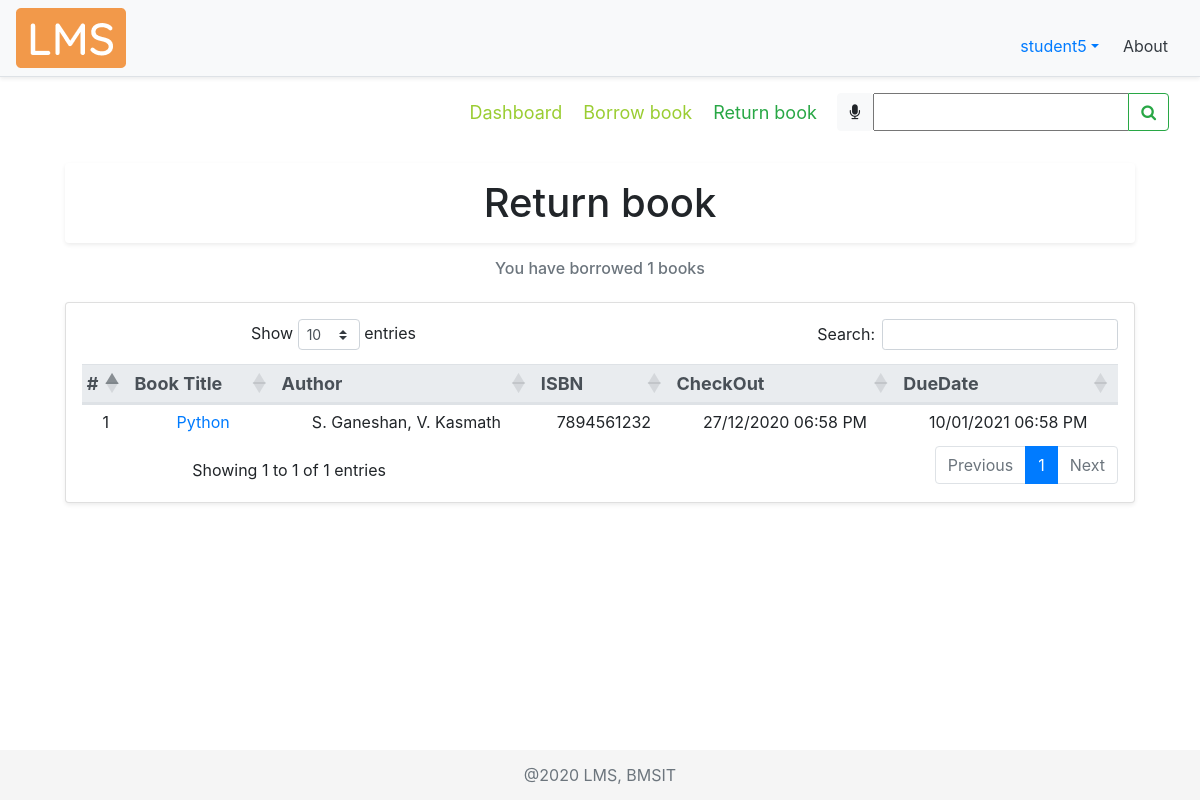
Page /returnbook/ (signed in) on the committed database.
### account/models.py (models this page shows, shortened)
class Account(AbstractBaseUser):
    COURSES = (
        ("ISE", "Information Science Engineering"),
        ("CSE", "Computer Science Engineering"),
        ("ECE", "Electronics and Communication Engineering"),
        ("ME", "Mechanical Engineering"),
        ("ETE", "Electronics and Telecommunication Engineering"),
        ("EEE", "Electrical and Electronics Engineering"),
        ("CIV", "Civil Engineering"),
        ("MCA", "Master of Computer Applications"),
        ("AI&ML", "Artificial Intelligence and Machine Learning")
    )
    SEM = (
        (1, 1),
        (2, 2),
        (3, 3),
        (4, 4),
        (5, 5),
        (6, 6),
        (7, 7),
        (8, 8),
    )
    email = models.EmailField(verbose_name="email",
                              max_length=50, unique=True, help_text="Email id")
    username = models.CharField(
        max_length=30, unique=True, help_text="Username")
    fName = models.CharField(max_length=20, help_text='First name')
    mName = models.CharField(
        max_length=20, help_text='Middle name', blank=True)
    lName = models.CharField(max_length=20, help_text='Last name', blank=True)
    streetAddr = models.CharField(
        max_length=50, help_text="Street Address", null=True)
    district = models.CharField(max_length=20, null=True, help_text="District")
    state = models.CharField(max_length=20, null=True, help_text="State")
    pinCode = models.CharField(max_length=6, null=True, help_text="PIN Code", validators=[RegexValidator(
        regex='[0-9]{6}', message="Enter a valid Postal Identification Number", code="invalid_pinCode")])
    phoneNum = models.CharField(max_length=10, null=True, blank=True, help_text="Phone number", validators=[
                                RegexValidator(regex='[0-9]{10}', message="Enter a valid Phone Number", code="invalid_phoneNum")])
    USN = models.CharField(max_length=10, null=True, unique=True, blank=True, help_text="University Serial Number", validators=[
                           RegexValidator(regex='[1-4]{1}[a-zA-Z]{2}[0-9]{2}[a-zA-Z]{2}[0-9]{3}', message="Enter a valid USN", code="invalid_USN")])
    course = models.CharField(max_length=50, null=True,
                              choices=COURSES, blank=True, help_text="Branch")
    sem = models.PositiveSmallIntegerField(
        null=True, choices=SEM, blank=True, help_text="Semester")
    salary = models.CharField(max_length=6, null=True, blank=True, help_text="Salary", validators=[
                              RegexValidator(regex='[0-9]{5,6}', message="Enter a valid Salary", code="invalid_salary")])
    date_joined = models.DateTimeField(
        verbose_name='date joined', auto_now_add=True)
    last_login = models.DateTimeField(verbose_name='last login', auto_now=True)
    is_admin = models.BooleanField(default=False)
    is_active = models.BooleanField(default=True)
    is_staff = models.BooleanField(default=False)
    is_superuser = models.BooleanField(default=False)
    USERNAME_FIELD = 'email'
    REQUIRED_FIELDS = ['username', 'fName']
    objects = MyAccountManager()

### libraryApp/models.py (models this page shows, shortened)
class BOOK(models.Model):
    GENRE = (
        ("CS", "Computer Science"),
        ("MATH", "Mathematics"),
        ("ELE", "Electronics"),
        ("TC", "Telecommunication"),
        ("CHE", "Chemistry"),
        ("PHY", "Physics"),
        ("MEC", "Mechanics"),
        ("EVS", "Environmental Science"),
        ("BIO", "Bioengineering"),
        ("BUS", "Business Skills"),
    )
    bookTitle = models.CharField(max_length=50, help_text="Book Title")
    genre = models.CharField(max_length=30, null=True,
                             choices=GENRE, help_text="Category")
    pubYear = models.CharField(
        max_length=4, null=True, help_text="Year of publication")
    isbn = models.CharField(max_length=13, null=True, unique=True,
                            help_text="International Standard Book Number")
    librarianID = models.ForeignKey(
        settings.AUTH_USER_MODEL, null=True, on_delete=models.CASCADE, help_text="Librarian ID")
    pubID = models.ForeignKey(
        PUBLISHER, null=True, on_delete=models.CASCADE, help_text="Publisher ID")
    authorID = models.ManyToManyField(AUTHOR, help_text="Authors")

class BORROWEDBOOK(models.Model):
    checkOut = models.DateTimeField(
        auto_now_add=True, null=True, help_text="Check out date")
    dueDate = models.DateTimeField(null=True, blank=True, help_text="Due date")
    checkIn = models.DateTimeField(
        auto_now_add=False, null=True, blank=True, help_text="Check in date")
    userID = models.ForeignKey(
        settings.AUTH_USER_MODEL, null=True, on_delete=models.CASCADE, help_text="User ID")
    bookID = models.ForeignKey(
        BOOK, null=True, on_delete=models.CASCADE, help_text="Book ID")

### libraryApp/decorators.py (the view)
    def wrapper_func(request, *args, **kwargs):
        user = request.user
        if user.is_staff:
            messages.warning(request, "You are not allowed to access the previous requested page")
            return redirect("dashboard")
        else:
            return view_func(request, *args, **kwargs)

### libraryApp/models.py (called while the page is built)
    def __str__(self):
        return self.authorName

### libraryApp/templates/libraryApp/return_book.html (shortened to what this page needs)
{% extends 'libraryApp/main.html' %}
{% load static %}
{% block content %}
<nav class="navbar">
  <div class="navbar-nav mySubMenu ml-auto">
    <nav>
      <a href="{% url 'dashboard' %}" title="Click here to visit dashboard">Dashboard</a>
      <a href="{% url 'borrowbook' %}" title="Click here to borrow books">Borrow book</a>
      <a class="text-success" href="{% url 'returnbook' %}">Return book</a>
    </nav>
  </div>
  <form class="form-inline" method="POST">
    <div class="input-group">
      <div id="speech" class="btn btn-light" title="Click the mic to speak">
        <i class="fa fa-microphone" aria-hidden="true"></i>
      </div>
      {{myFilter.form}}
      <div class="input-group-append">
        <button id="searchButton" class="btn btn-outline-success" type="submit">
          <i class="fa fa-search"></i>
        </button>
      </div>
    </div>
  </form>
</nav>
<br>
<div class="row text-center booksTable container">
  <div class="col-md-12">
    <h1 class="shadow-sm p-3 bg-white rounded">
      Return book
    </h1>
    <div class="col-md-12 mt-3">
      <h6 class="form-text text-muted">
        You have borrowed {{count}} books
      </h6>
    </div>
    <div class="card card-body shadow-sm p-3 bg-white rounded mt-4">
      <table id="dataTable7" class="table table-sm table-hover">
        <thead class="thead-light threadText">
          <tr>
            <th scope="col">#</th>
            <th scope="col">Book Title</th>
            <th scope="col">Author</th>
            <th scope="col">ISBN</th>
            <th scope="col">CheckOut</th>
            <th scope="col">DueDate</th>
          </tr>
        </thead>
        {% for i in borrowedBooks %}
        <tr>
          <td>{{forloop.counter}}</td>
          <td><a href="{% url 'viewbook' i.bookID %}">{{i.bookTitle}}</a></td>
          <td>{{i.authorName}}</td>
          <td>{{i.isbn}}</td>
          <td>{{i.checkOut|date:"d/m/Y h:i A"}}</td>
          <td>{{i.dueDate|date:"d/m/Y h:i A"}}</td>
        </tr>
        {% endfor %}
      </table>
    </div>
  </div>
</div>
  <br>
  {% endblock %}

### libraryApp/templates/libraryApp/navbar.html (shortened to what this page needs)
{% load static %}
    <div class="d-flex flex-column flex-md-row align-items-center p-2 px-md-3 mb-2 bg-light border-bottom shadow-sm">
      <img class="logo my-0 mr-md-auto font-weight-normal" src="{% static '/img/lms.png' %}" alt="LMS Logo">
        <nav class="nav mt-3 mr-2">
            <div class="nav-item dropdown">
              <a class="nav-link dropdown-toggle" data-toggle="dropdown" role="button">{{request.user.username}}</a>
            </div>
            <a class="p-2 text-dark" href="{% url 'about' %}">About</a>
        </nav>
    </div>

### static/css/main.css (style rules this page uses)
html { position: relative; min-height: 100%; }
body { margin-bottom: 60px; background-color: #fff; }
.booksTable { padding: 0 20px; margin: auto; }
.mySubMenu { margin-right: 10px; padding: 2px; font-size: large; }
.mySubMenu a { padding-left: 8px; padding-right: 8px; color: yellowgreen; }

### libraryApp/templates/libraryApp/main.html (style rules this page uses)
.threadText { font-size: 18px; padding: 5px; margin: 5px; }

### rows in the picture
Account: user.username "student5"
BOOK: bookTitle "Python", isbn "7894561232"
BORROWEDBOOK: checkOut "27/12/2020 06:58 PM", dueDate "10/01/2021 06:58 PM"

### other values in the picture
{{ count }} "1"
{{ i.authorName }} "S. Ganeshan, V. Kasmath"
